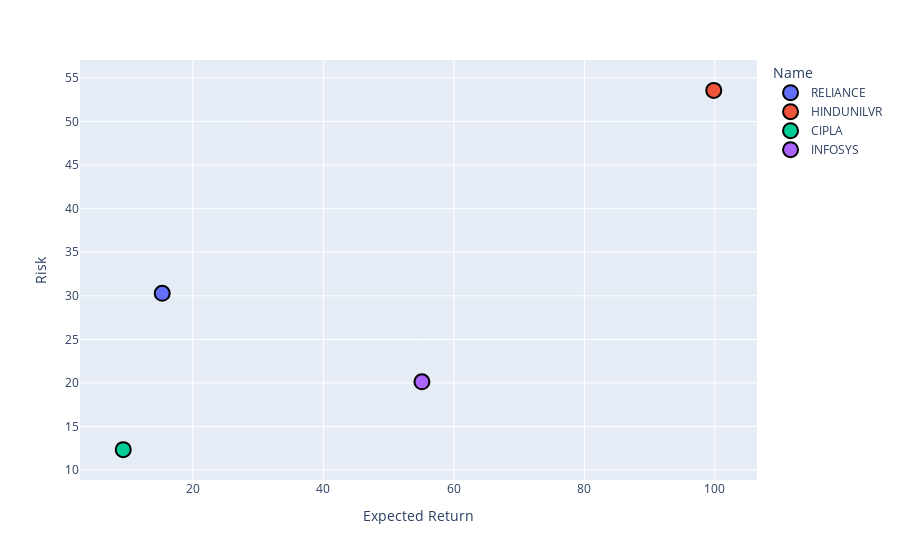

The cell this chart's notebook holds for it:
### Code cell
scatter_plot= px.scatter(Correlation_data, x="Expected Return", y="Risk", color="Name")
scatter_plot.update_traces(marker=dict(size=15,line=dict(width=2,color='Black')))
scatter_plot.show()

### Figure 1 — Plotly figure (JSON) as saved in the notebook; plotly's stock layout.template omitted (floating-point values rounded to 4 significant figures)
{"data": [{"hovertemplate": "Name=RELIANCE<br>Expected Return=%{x}<br>Risk=%{y}<extra></extra>", "legendgroup": "RELIANCE", "marker": {"color": "#636efa", "line": {"color": "Black", "width": 2}, "size": 15, "symbol": "circle"}, "mode": "markers", "name": "RELIANCE", "orientation": "v", "showlegend": true, "type": "scatter", "x": [15.3], "xaxis": "x", "y": [30.28], "yaxis": "y"}, {"hovertemplate": "Name=HINDUNILVR<br>Expected Return=%{x}<br>Risk=%{y}<extra></extra>", "legendgroup": "HINDUNILVR", "marker": {"color": "#EF553B", "line": {"color": "Black", "width": 2}, "size": 15, "symbol": "circle"}, "mode": "markers", "name": "HINDUNILVR", "orientation": "v", "showlegend": true, "type": "scatter", "x": [99.83], "xaxis": "x", "y": [53.58], "yaxis": "y"}, {"hovertemplate": "Name=CIPLA<br>Expected Return=%{x}<br>Risk=%{y}<extra></extra>", "legendgroup": "CIPLA", "marker": {"color": "#00cc96", "line": {"color": "Black", "width": 2}, "size": 15, "symbol": "circle"}, "mode": "markers", "name": "CIPLA", "orientation": "v", "showlegend": true, "type": "scatter", "x": [9.321], "xaxis": "x", "y": [12.35], "yaxis": "y"}, {"hovertemplate": "Name=INFOSYS<br>Expected Return=%{x}<br>Risk=%{y}<extra></extra>", "legendgroup": "INFOSYS", "marker": {"color": "#ab63fa", "line": {"color": "Black", "width": 2}, "size": 15, "symbol": "circle"}, "mode": "markers", "name": "INFOSYS", "orientation": "v", "showlegend": true, "type": "scatter", "x": [55.1], "xaxis": "x", "y": [20.13], "yaxis": "y"}], "layout": {"legend": {"title": {"text": "Name"}, "tracegroupgap": 0}, "margin": {"t": 60}, "xaxis": {"anchor": "y", "domain": [0, 1], "title": {"text": "Expected Return"}}, "yaxis": {"anchor": "x", "domain": [0, 1], "title": {"text": "Risk"}}}}
